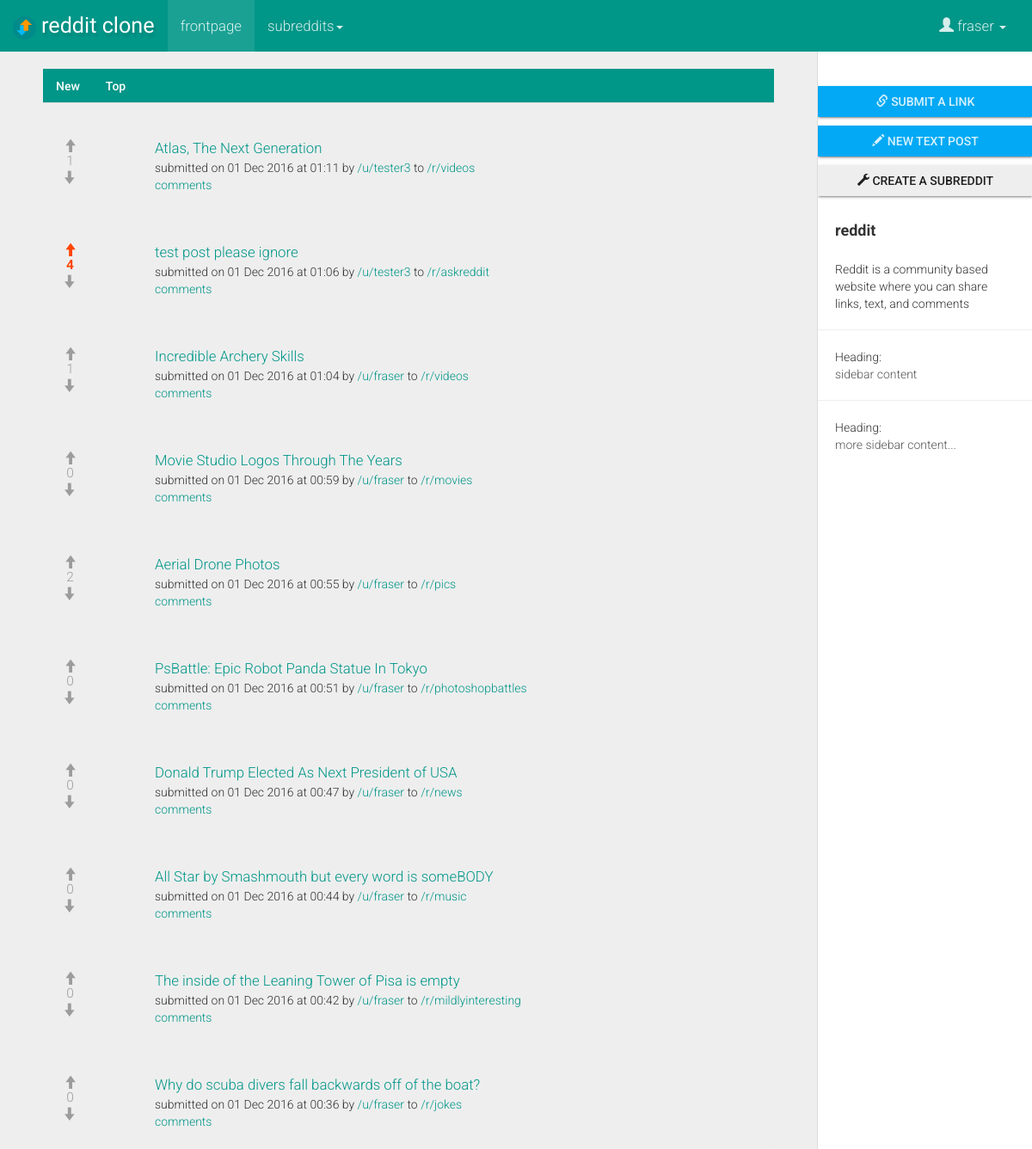
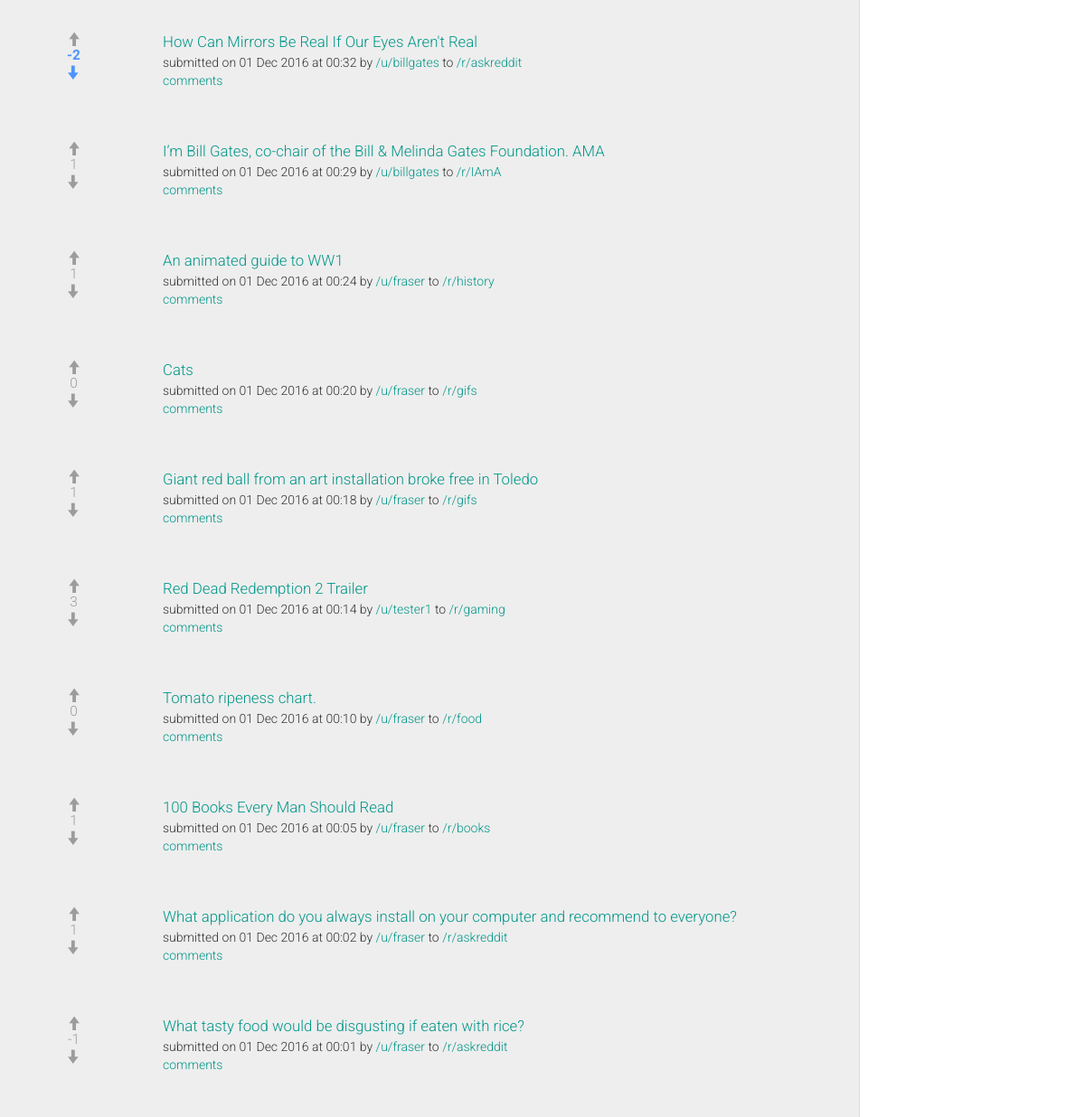
The page / (signed in) on the database its author committed (2 pictures, top to bottom).
### tables this page shows
CREATE TABLE posts (
  post_id TEXT UNIQUE,
  related_subreddit_id TEXT,
  related_subreddit_name TEXT,
  related_user_id TEXT,
  post_type TEXT,
  post_title TEXT,
  url_friendly_title TEXT,
  post_link TEXT,
  post_textarea TEXT,
  post_timestamp TEXT,
  post_votes TEXT,
  upvoted_by_user TEXT,
  downvoted_by_user TEXT
);

### app.py (the view)
@app.route('/')
def root():
  if 'subreddit' in session:
    session.pop('subreddit', None)
    session.pop('subreddit_id', None)
  if 'username' in session:
    username = session['username']
  else:
    username = 'null'
  con = sqlite3.connect(db_location)
  con.row_factory = sqlite3.Row
  cursor = con.cursor()
  cursor.execute("SELECT * FROM posts ORDER BY post_timestamp DESC")
  new_posts = cursor.fetchall()
  cursor.execute("SELECT * FROM posts ORDER BY cast(post_votes as REAL) DESC")
  top_posts = cursor.fetchall()
  cursor.execute("SELECT post_id FROM posts WHERE upvoted_by_user LIKE ? ORDER BY post_timestamp desc",('%'+username+'%',))
  upvoted_by_user = cursor.fetchall()
  cursor.execute("SELECT post_id FROM posts WHERE downvoted_by_user LIKE ? ORDER BY post_timestamp desc",('%'+username+'%',))
  downvoted_by_user = cursor.fetchall()
  cursor.execute("SELECT post_id FROM posts WHERE upvoted_by_user LIKE ? ORDER BY cast(post_votes as REAL) desc",('%'+username+'%',))
  top_upvoted_by_user = cursor.fetchall()
  cursor.execute("SELECT post_id FROM posts WHERE downvoted_by_user LIKE ? ORDER BY cast(post_votes as REAL) desc",('%'+username+'%',))
  top_downvoted_by_user = cursor.fetchall()
  return render_template('frontpage.html', new_posts = new_posts, top_posts = top_posts, upvoted_by_user = upvoted_by_user, downvoted_by_user = downvoted_by_user, top_upvoted_by_user = top_upvoted_by_user, top_downvoted_by_user = top_downvoted_by_user), 200

### app.py (called while the page is built)
@app.teardown_appcontext
def close_db_connection(exception):
  db = getattr(g, 'db', None)
  if db is not None:
    db.close()

### templates/frontpage.html (shortened to what this page needs)
{% extends "base.html" %}
{% block body %}
    <div id="wrapper">
        <div id="sidebar-wrapper">
            <ul class="sidebar-nav"><div class="sidebar-spacer"> </div>
              <a href="{{ url_for('submit_form', _anchor='link') }}" class="btn btn-info btn-raised btn-block btn-sq"><span class="glyphicon glyphicon-link"> </span> submit a link</a>
              <a href="{{ url_for('submit_form', _anchor='text') }}" class="btn btn-info btn-raised btn-block btn-sq"><span class="glyphicon glyphicon-pencil"> </span> new text post</a>
              <a href="{{ url_for('subreddit_creation_form') }}" class="btn btn-default btn-raised btn-block btn-sq btn-create-sub"><span class="glyphicon glyphicon-wrench"> </span> create a subreddit</a>
                <li class="sidebar-brand">
                    <strong>reddit</strong>
                </li>
                <li>
                    <small class="sidebar-item">Reddit is a community based website where you can share links, text, and comments</small>
                </li>
                <hr>
                <li>
                    <small>Heading:</small>
                    <p class="sidebar-item">sidebar content</p>
                </li>
                <hr>
                <li>
                    <small>Heading:</small>
                    <p class="sidebar-item">more sidebar content...</p>
                </li>
            </ul>
        </div>
        <div id="page-content-wrapper">
            <div class="container-fluid">
                <div class="row">
                    <div class="col-lg-12">
                        <ul class="nav nav-tabs">
                          <li class="active" id="new-tab"><a href="#new" id="show-new"> New</a></li>
                          <li id="top-tab"><a href="#top" id="show-top"> Top</a></li>
                        </ul>
                        <div class="tab-content">
                        <div id="new" class="tab-pane fade in active">
                      {% set upvote_count = 0 %}
                      {% set downvote_count = 0 %}
                         {% for post in new_posts %}
                          <div class="bs-callout bs-callout">
                            <div class="post-votes noselect">
                              {% if session['username'] %}
                                  {% if post.post_id in upvoted_by_user[upvote_count] %}
                                      <span class="glyphicon glyphicon-arrow-up prev-upvoted" id="prev-upvoted"> </span><br>
                                      {% set upvote_count = upvote_count + 1 %}
                                  {% else %}
                                      <span class="glyphicon glyphicon-arrow-up upvote" id="upvote"> </span><br>
                                  {% endif %}
                              {% else %}
                                <span class="glyphicon glyphicon-arrow-up upvote-disabled" data-toggle="modal" data-target="#vote-login"> </span><br>
                              {% endif %}
                              <span class="votes-number">{{ post.post_votes }}</span><br>
                              {% if session['username'] %}
                                  {% if post.post_id in downvoted_by_user[downvote_count] %}
                                    <span class="glyphicon glyphicon-arrow-down prev-downvoted" id="prev-downvoted"> </span><br>
                                     {% set downvote_count = downvote_count + 1 %}
                                  {% else %}
                                    <span class="glyphicon glyphicon-arrow-down downvote" id="downvote"> </span><br>
                                  {% endif %}
                              {% else %}
                                <span class="glyphicon glyphicon-arrow-down downvote-disabled" data-toggle="modal" data-target="#vote-login"> </span><br>
                              {% endif %}
                            </div>
                          {% if post.post_type == 'link' %}
                            <div class="thumb-img">
                              <div class="link-thumb" style="background-image: url('{{ post.post_link }}');">
                                <a class="thumb-href" href="{{ ''.join([' ',post.post_link]) }}" target="_blank"></a>
                              </div>
                            </div>
                          {% else %}
                            <div class="thumb-img">
                              <div class="text-thumb">
                                <a class="thumb-href" href="{{ url_for('comments_section', subreddit = post.related_subreddit_name, post_id = post.post_id, post_title = post.url_friendly_title) }}"></a>
                              </div>
                            </div>
                          {% endif %}
                          {% if post.post_type == 'link' %}
                            <a href="{{ ''.join([' ',post.post_link]) }}" class="sub-list-link" target="_blank">{{ post.post_title }} </a><br>
                          {% else %}
                            <a href="{{ url_for('comments_section', subreddit = post.related_subreddit_name, post_id = post.post_id, post_title = post.url_friendly_title) }}" class="sub-list-link">{{ post.post_title }} </a><br>
                          {% endif %}
                            <small>submitted on {{ post.post_timestamp }} by <a href="{{ url_for('user',user=post.related_user_id) }}">/u/{{ post.related_user_id }}</a> to <a href="{{ url_for('subreddit',subreddit=post.related_subreddit_name) }}">/r/{{ post.related_subreddit_name }}</a> </small>
                            <br><small><a href="{{ url_for('comments_section', subreddit = post.related_subreddit_name, post_id = post.post_id, post_title = post.url_friendly_title) }}">comments</a></small>
                          </div>
                        {% endfor %}
                       </div>
                    {% set top_upvote_count = 0 %}
                    {% set top_downvote_count = 0 %}
                       </div>
                    </div>
                </div>
            </div>
        </div>
    </div>
{% endblock %}

### static/css/style.css (style rules this page uses)
small { font-size: 100%; }
.sidebar-nav > .btn { margin: 10px 0px !important; }
.btn-sq { border-radius: 0px !important; }
.btn-create-sub { border-color: #e0e0e0 !important; }
.post-votes { float: left; width: 40px; height: 50px; text-align: center; padding-right: 7px; margin-left: -10px; font-size: 1.1em; }
.votes-number { color: #9c9c9c; }
.upvote { color: #9c9c9c; margin-left: -1px; display: inline-block; position: relative; z-index: 1; padding: 0.8em; margin: -0.8em; }
.prev-upvoted { color: #ff4500; display: inline-block; position: relative; z-index: 1; padding: 0.8em; margin: -0.8em; }
.votes-color-upvoted { color: #ff4500; font-weight: bold; }
.downvote { color: #9c9c9c; margin-top: -2px; display: inline-block; position: relative; z-index: 1; padding: 0.8em; margin: -0.8em; }
.prev-downvoted { color: #4c94ff; display: inline-block; position: relative; z-index: 1; padding: 0.8em; margin: -0.8em; }
.votes-color-downvoted { color: #4c94ff; font-weight: bold; }
.bs-callout { padding: 20px; margin: 20px 0; border: 1px solid #eee; border-left-width: 5px; border-radius: 3px; }
.bs-callout+.bs-callout { margin-top: -5px; }
.sub-list-link { font-size: 1.2em; }
div.default-thumb { background-image: url(https://i.imgur.com/GK3uwxk.png) !important; }
div.link-thumb { width: 60px; height: 60px; float: left; margin-right: 15px; margin-top: -4px; background-size: cover; background-repeat: no-repeat; background-position: 50% 50%; border-radius: 30px; position: relative }
div.text-thumb { width: 60px; height: 60px; float: left; margin-right: 15px; margin-top: -4px; background-image: url(https://i.imgur.com/6bB8Y9o.png); background-size: cover; background-repeat: no-repeat; background-position: 50% 50%; border-radius: 30px; position: relative }
.thumb-href { position:absolute; top:0px; left:0px; width:100%; height:100%; display:inline; }
#sidebar-wrapper { position: fixed !important; top: 0px; overflow-y: scroll !important; }
#page-content-wrapper { position: relative !important; }
.bs-callout > small { white-space: pre; }
.noselect { -webkit-touch-callout: none; -webkit-user-select: none; -khtml-user-select: none; -moz-user-select: none; -ms-user-select: none; user-select: none; }

### static/css/sidebar.css (style rules this page uses)
body { overflow-x: hidden; }
#wrapper { margin-top: -20px; padding-left: 0; -webkit-transition: all 0.5s ease; -moz-transition: all 0.5s ease; -o-transition: all 0.5s ease; transition: all 0.5s ease; }
#sidebar-wrapper { z-index: 1000; position: absolute; right: 0px; width: 0; height: 100%; margin-left: -250px; overflow: hidden; background: #fff; border-left: 1px solid #dcdcdc; -webkit-transition: all 0.5s ease; -moz-transition: all 0.5s ease; -o-transition: all 0.5s ease; transition: all 0.5s ease; }
#page-content-wrapper { width: 100%; position: absolute; padding: 15px; }
.sidebar-nav { position: absolute; top: 0; width: 250px; margin: 0; padding: 0; list-style: none; }
.sidebar-nav li { margin: 0px 20px 0px 20px; }
.sidebar-nav li p { color:#565656; word-wrap: break-word; }
.sidebar-nav > .sidebar-brand { height: 65px; font-size: 18px; line-height: 60px; }
@media (min-width:1024px) { #wrapper { margin-top: -20px; padding-right: 250px; } }
@media (min-width:1024px) { #sidebar-wrapper { width: 250px; } }
@media (min-width:1024px) { #page-content-wrapper { padding: 20px; position: relative; } }

### rows shown on the page
posts: post_votes "1", post_title "Atlas, The Next Generation", post_timestamp "01 Dec 2016 at 01:11", related_user_id "tester3", related_subreddit_name "videos"
posts: post_votes "4", post_title "test post please ignore", post_timestamp "01 Dec 2016 at 01:06", related_user_id "tester3", related_subreddit_name "askreddit"
posts: post_votes "1", post_title "Incredible Archery Skills", post_timestamp "01 Dec 2016 at 01:04", related_user_id "fraser", related_subreddit_name "videos"
posts: post_votes "0", post_title "Movie Studio Logos Through The Years", post_timestamp "01 Dec 2016 at 00:59", related_user_id "fraser", related_subreddit_name "movies"
posts: post_votes "2", post_title "Aerial Drone Photos", post_timestamp "01 Dec 2016 at 00:55", related_user_id "fraser", related_subreddit_name "pics"
posts: post_votes "0", post_title "PsBattle: Epic Robot Panda Statue In Tokyo", post_timestamp "01 Dec 2016 at 00:51", related_user_id "fraser", related_subreddit_name "photoshopbattles"
posts: post_votes "0", post_title "Donald Trump Elected As Next President of USA", post_timestamp "01 Dec 2016 at 00:47", related_user_id "fraser", related_subreddit_name "news"
posts: post_votes "0", post_title "All Star by Smashmouth but every word is someBODY", post_timestamp "01 Dec 2016 at 00:44", related_user_id "fraser", related_subreddit_name "music"
posts: post_votes "0", post_title "The inside of the Leaning Tower of Pisa is empty", post_timestamp "01 Dec 2016 at 00:42", related_user_id "fraser", related_subreddit_name "mildlyinteresting"
posts: post_votes "0", post_title "Why do scuba divers fall backwards off of the boat?", post_timestamp "01 Dec 2016 at 00:36", related_user_id "fraser", related_subreddit_name "jokes"
posts: post_id "5al1mez" (drawn), post_votes "-2", post_title "How Can Mirrors Be Real If Our Eyes Aren't Real", post_timestamp "01 Dec 2016 at 00:32", related_user_id "billgates", related_subreddit_name "askreddit"
posts: post_votes "1", post_title "I’m Bill Gates, co-chair of the Bill & Melinda Gates Foundation. AMA", post_timestamp "01 Dec 2016 at 00:29", related_user_id "billgates", related_subreddit_name "IAmA"
posts: post_votes "1", post_title "An animated guide to WW1", post_timestamp "01 Dec 2016 at 00:24", related_user_id "fraser", related_subreddit_name "history"
posts: post_votes "0", post_title "Cats", post_timestamp "01 Dec 2016 at 00:20", related_user_id "fraser", related_subreddit_name "gifs"
posts: post_votes "1", post_title "Giant red ball from an art installation broke free in Toledo", post_timestamp "01 Dec 2016 at 00:18", related_user_id "fraser", related_subreddit_name "gifs"
posts: post_votes "3", post_title "Red Dead Redemption 2 Trailer", post_timestamp "01 Dec 2016 at 00:14", related_user_id "tester1", related_subreddit_name "gaming"
posts: post_votes "0", post_title "Tomato ripeness chart.", post_timestamp "01 Dec 2016 at 00:10", related_user_id "fraser", related_subreddit_name "food"
posts: post_votes "1", post_title "100 Books Every Man Should Read", post_timestamp "01 Dec 2016 at 00:05", related_user_id "fraser", related_subreddit_name "books"
posts: post_votes "1", post_title "What application do you always install on your computer and recommend to everyone?", post_timestamp "01 Dec 2016 at 00:02", related_user_id "fraser", related_subreddit_name "askreddit"
posts: post_votes "-1", post_title "What tasty food would be disgusting if eaten with rice?", post_timestamp "01 Dec 2016 at 00:01", related_user_id "fraser", related_subreddit_name "askreddit"

### other values the page prints
{{ session['username'] }} "fraser"
